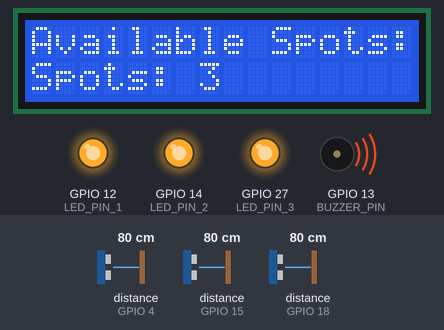
The program below on a simulated ESP32. Shown: 16×2 character LCD, output pins drawn as LEDs (lit = HIGH), buzzer (waves = sounding). Wiring (inferred from the names in the program): 3 × ultrasonic range finder: trigger GPIO 2, echo GPIO 15 / trigger GPIO 5, echo GPIO 4 / trigger GPIO 19, echo GPIO 18. The test bench sets the inputs (shaded band); at power-on: distance to the obstacle (sensors on GPIO 4, GPIO 15, GPIO 18) 80 cm. The echo pulse lasts 58.3 µs per cm; WiFi joins after 1.5 s; servers stay silent unless stated; uploads are accepted with an empty reply; pins used as bus, display or sensor lines are not drawn; what the program prints to the serial monitor is not drawn.

Above: at 2.7 s.
2.8 s: distance to the obstacle (sensor on GPIO 4) set to 2 cm
At 5.3 s:
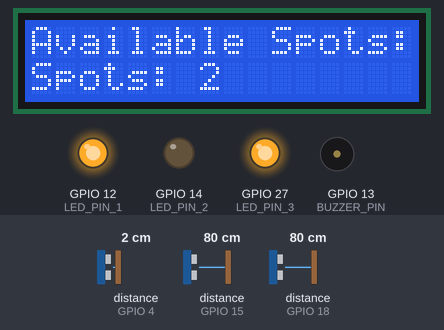
5.5 s: distance to the obstacle (sensor on GPIO 15) set to 7 cm
At 6.39 s:
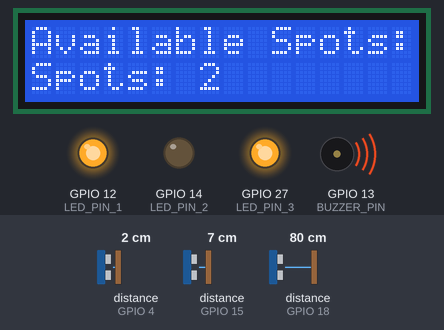
8.2 s: distance to the obstacle (sensor on GPIO 15) set to 4 cm
At 10.0 s:
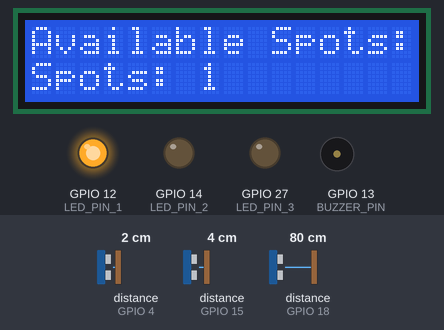
11.0 s: distance to the obstacle (sensor on GPIO 18) set to 2 cm
At 12.94 s:
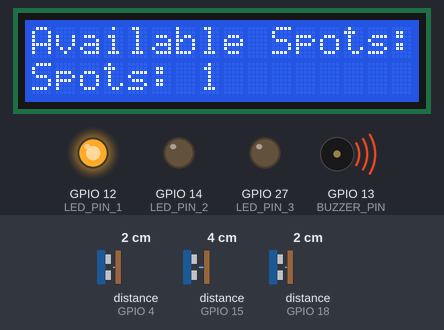
14.0 s: distance to the obstacle (sensor on GPIO 4) set to 4 cm
16.2 s: distance to the obstacle (sensor on GPIO 4) set to 7 cm
At 19.1 s:
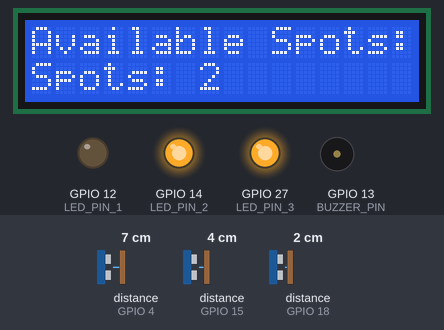
Timing chart, 0 to 25.2 s (numbered marks = the images above; inputs shaded):
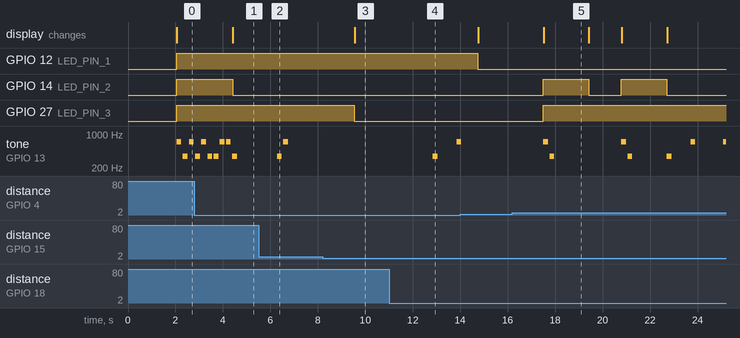

The program:

main.cpp
```cpp
// main.cpp

#include <Arduino.h>
#include "FirebaseModule.h"
#include "UltrasonicModule.h"
#include "BuzzerModule.h"
#include "LEDModule.h"
#include "WiFiModule.h" // Include the Wi-Fi module
#include "TaskModule.h"       // Include the Task module
#include <queue>
#include <LiquidCrystal_I2C.h>
#include <soc/soc.h>
#include <soc/rtc_cntl_reg.h>

// // Set the LCD address to 0x27 for a 16 chars and 2 line display
LiquidCrystal_I2C lcd(0x27, 16, 2);

// // Queue to handle buzzer commands
QueueHandle_t buzzerQueue;

// Queue to handle Google Sheet commands
QueueHandle_t googleSheetQueue;

// Queue to handle LED updates
QueueHandle_t ledQueue;

// // Define buzzer commands
#define COMMAND_PLAY_ENTER 1
#define COMMAND_PLAY_STABLE 2
#define COMMAND_PLAY_LEAVE 3

// // Task handle for buzzer control
TaskHandle_t buzzerTaskHandle = NULL;

// Task handle for Google Sheet control
TaskHandle_t googleSheetTaskHandle = NULL;

// Task handle for LED control
TaskHandle_t ledTaskHandle = NULL;

// // Buzzer Pin
#define BUZZER_PIN 13

// // LED Pins
#define LED_PIN_1 12
#define LED_PIN_2 14
#define LED_PIN_3 27

// // Sensor stability threshold (for stable detection)
const int STABILITY_THRESHOLD = 3;

// // Sensor reading history for stability check
int lastUltrasonicValues[3] = {0, 0, 0};

#define WIFI_SSID "Pongsaky"
#define WIFI_PASSWORD "Pongsakon123"
#define DATABASE_URL "https://embedded-project-aa0e1-default-rtdb.asia-southeast1.firebasedatabase.app/"
#define API_KEY "AIzaSyDX8xSf39GStlRH5UQLTGSy_6Xo0sIqsRE"

void updateLCD(int availableSpots) {
  lcd.setCursor(0, 1);
  lcd.print("Spots: ");
  lcd.print(availableSpots);
}

const float sound_speed = 0.034; // cm/microseconds

float getUltrasonicValue_(int trigPin, int echoPin)
{
  digitalWrite(trigPin, HIGH);
  delayMicroseconds(10);
  digitalWrite(trigPin, LOW);

  long duration = pulseIn(echoPin, HIGH);
  float distance = duration * sound_speed / 2;
  return distance;
}

unsigned long previousMillis = 0;
const long interval = 300; // Interval for sensor readings (1 second)

const int NUM_READINGS = 3; // Number of readings for moving average
float ultrasonic1Readings[NUM_READINGS];
float ultrasonic2Readings[NUM_READINGS];
float ultrasonic3Readings[NUM_READINGS];
int readingIndex = 0;
bool readingsFilled = false;

void setup()
{
  Serial.begin(115200);
  WRITE_PERI_REG(RTC_CNTL_BROWN_OUT_REG, 0); //disable brownout detector

  // // Initialize the LCD
  Wire.begin();
  lcd.begin(16, 2);
  lcd.backlight();
  lcd.print("Available Spots:");

  // // Connect to Wi-Fi
  connectToWiFi(WIFI_SSID, WIFI_PASSWORD);

  // // Initialize Firebase
  initFirebase(API_KEY, DATABASE_URL);

  // // Initialize Ultrasonic sensors
  initUltrasonicSensors();

  // // Initialize Buzzer
  initBuzzer(BUZZER_PIN);

  // // Initialize LEDs
  initLEDs(LED_PIN_1, LED_PIN_2, LED_PIN_3);

  // Create a queue for buzzer commands
  buzzerQueue = xQueueCreate(5, sizeof(int));

  // Create a task for the buzzer
  createBuzzerTask(buzzerQueue, &buzzerTaskHandle);

  // Create a queue for Google Sheet commands
  googleSheetQueue = xQueueCreate(10, sizeof(GoogleSheetParams));

  // Create a task for the Google Sheet
  createGoogleSheetTask(googleSheetQueue, &googleSheetTaskHandle);

  // Create a queue for LED updates
  ledQueue = xQueueCreate(5, sizeof(int));

  // Create a task for the LEDs
  createLEDTask(ledQueue, &ledTaskHandle);

  for (int i = 0; i < NUM_READINGS; i++) {
    ultrasonic1Readings[i] = 0;
    ultrasonic2Readings[i] = 0;
    ultrasonic3Readings[i] = 0;
  }
}

float getSmoothedValue(float* readings) {
  float sum = 0;
  for (int i = 0; i < NUM_READINGS; i++) {
    sum += readings[i];
  }
  return sum / NUM_READINGS;
}

// Array to track car entry and exit for each parking slot
bool carEntered[3] = {false, false, false};
bool carLeft[3] = {false, false, false};

// Array to track the previous state of car entry and exit for each parking slot
bool prevCarEntered[3] = {false, false, false};
bool prevCarLeft[3] = {false, false, false};
long duration;
float distanceCm;

float ultrasonic1Value;
float ultrasonic2Value;
float ultrasonic3Value;

void updateLEDs() {
  int availableSpots = 0;

  if (ultrasonic1Value >= 5) {
    turnOnLED(0);
    availableSpots++;
  } else {
    turnOffLED(0);
  }

  if (ultrasonic2Value >= 5) {
    turnOnLED(1);
    availableSpots++;
  } else {
    turnOffLED(1);
  }

  if (ultrasonic3Value >= 5) {
    turnOnLED(2);
    availableSpots++;
  } else {
    turnOffLED(2);
  }

  xQueueSendToBack(ledQueue, &availableSpots, portMAX_DELAY);
}

void loop()
{
  unsigned long currentMillis = millis();

  if (currentMillis - previousMillis >= interval) {
    previousMillis = currentMillis;

    // Get sensor data from Ultrasonic sensors
    ultrasonic1Value = getUltrasonic1Value();
    ultrasonic2Value = getUltrasonic2Value();
    ultrasonic3Value = getUltrasonic3Value();

    // Store the readings in the arrays
    ultrasonic1Readings[readingIndex] = ultrasonic1Value;
    ultrasonic2Readings[readingIndex] = ultrasonic2Value;
    ultrasonic3Readings[readingIndex] = ultrasonic3Value;

    readingIndex++;
    if (readingIndex >= NUM_READINGS) {
      readingIndex = 0;
      readingsFilled = true;
    }

    // Use smoothed values if readings array is filled
    if (readingsFilled) {
      ultrasonic1Value = getSmoothedValue(ultrasonic1Readings);
      ultrasonic2Value = getSmoothedValue(ultrasonic2Readings);
      ultrasonic3Value = getSmoothedValue(ultrasonic3Readings);
    }

    // Send data to Firebase
    sendSensorData("/ultrasonic/sensor1", ultrasonic1Value);
    sendSensorData("/ultrasonic/sensor2", ultrasonic2Value);
    sendSensorData("/ultrasonic/sensor3", ultrasonic3Value);

    // Reset car entry and exit arrays
    for (int i = 0; i < 3; i++)
    {
      carEntered[i] = false;
      carLeft[i] = false;
    }

    // Check if a car has entered or left
    if (lastUltrasonicValues[0] - ultrasonic1Value > STABILITY_THRESHOLD)
    {
      carEntered[0] = true;
    }
    else if (ultrasonic1Value - lastUltrasonicValues[0] > STABILITY_THRESHOLD)
    {
      carLeft[0] = true;
    }

    if (lastUltrasonicValues[1] - ultrasonic2Value > STABILITY_THRESHOLD)
    {
      carEntered[1] = true;
    }
    else if (ultrasonic2Value - lastUltrasonicValues[1] > STABILITY_THRESHOLD)
    {
      carLeft[1] = true;
    }

    if (lastUltrasonicValues[2] - ultrasonic3Value > STABILITY_THRESHOLD)
    {
      carEntered[2] = true;
    }
    else if (ultrasonic3Value - lastUltrasonicValues[2] > STABILITY_THRESHOLD)
    {
      carLeft[2] = true;
    }

    // Handle car entry and exit
    for (int i = 0; i < 3; i++)
    {
      if (carEntered[i] && !prevCarEntered[i])
      {
        // Car entered - send play enter sound command
        int command = COMMAND_PLAY_ENTER;
        xQueueSendToFront(buzzerQueue, &command, portMAX_DELAY); // Higher priority
        Serial.printf("Car detected in slot %d, playing Enter Car melody...\n", i + 1);

        // Send data to Google Sheet
        GoogleSheetParams params = {1, i + 1};
        xQueueSendToBack(googleSheetQueue, &params, portMAX_DELAY);
      }
      else if (carLeft[i] && !prevCarLeft[i])
      {
        // Car left - send play leave sound command
        int command = COMMAND_PLAY_LEAVE;
        xQueueSendToFront(buzzerQueue, &command, portMAX_DELAY); // Higher priority
        Serial.printf("Car left from slot %d, playing Leave Car melody...\n", i + 1);

        // Send data to Google Sheet
        GoogleSheetParams params = {0, i + 1};
        xQueueSendToBack(googleSheetQueue, &params, portMAX_DELAY);
      }
    }

    // Update last values for stability check
    lastUltrasonicValues[0] = ultrasonic1Value;
    lastUltrasonicValues[1] = ultrasonic2Value;
    lastUltrasonicValues[2] = ultrasonic3Value;

    // Update previous state arrays
    for (int i = 0; i < 3; i++)
    {
      prevCarEntered[i] = carEntered[i];
      prevCarLeft[i] = carLeft[i];
    }

    updateLEDs();
  }
}
```

BuzzerModule.cpp
```cpp
#include "BuzzerModule.h"

// Melody for entry sound (car detected)
int entryMelody[] = {
    NOTE_F4, NOTE_F5};
int entryNoteDurations[] = {
    5, 5};

// Melody for leave sound (car left)
int leaveMelody[] = {
    NOTE_F5, NOTE_F4};
int leaveNoteDurations[] = {
    5, 5};


// Melody for stable sound (distance stable)
int stableMelody[] = {
    NOTE_E4, NOTE_E4, NOTE_E4,                   // Jingle Bells, Jingle Bells
    NOTE_E4, NOTE_E4, NOTE_E4,                   // Jingle all the way
    NOTE_E4, NOTE_G4, NOTE_C4, NOTE_D4, NOTE_E4, // Oh, what fun it is to ride
    NOTE_F4, NOTE_F4, NOTE_F4, NOTE_F4,          // In a one-horse open sleigh
    NOTE_F4, NOTE_E4, NOTE_E4, NOTE_E4, NOTE_E4,
    NOTE_E4, NOTE_D4, NOTE_D4, NOTE_E4, NOTE_D4, NOTE_G4};
int stableNoteDurations[] = {
    8, 8, 4, 8, 8, 4, 8, 8, 8, 8, 4, // First part
    8, 8, 8, 8,                      // Second part
    4, 4, 8, 8, 8, 8, 4, 8, 8, 8, 4  // Third part
};


// Buzzer pin variable
int buzzerPin;

void initBuzzer(int pin)
{
  buzzerPin = pin;
  pinMode(buzzerPin, OUTPUT);
}

// Play the entry sound
void playEntrySound()
{
  int noteCount = sizeof(entryMelody) / sizeof(entryMelody[0]);
  for (int i = 0; i < noteCount; i++)
  {
    int noteDuration = 1000 / entryNoteDurations[i];
    tone(buzzerPin, entryMelody[i], noteDuration);
    int pauseBetweenNotes = noteDuration * 1.30;
    delay(pauseBetweenNotes);
    noTone(buzzerPin);
  }
}

// Play the leave sound
void playLeaveSound() {
  int noteCount = sizeof(leaveMelody) / sizeof(leaveMelody[0]);
  for (int i = 0; i < noteCount; i++) {
    int noteDuration = 1000 / leaveNoteDurations[i];
    tone(buzzerPin, leaveMelody[i], noteDuration);
    int pauseBetweenNotes = noteDuration * 1.30;
    delay(pauseBetweenNotes);
    noTone(buzzerPin);
  }
}

// Play the stable sound
void playStableSound()
{
  int noteCount = sizeof(stableMelody) / sizeof(stableMelody[0]);
  for (int i = 0; i < noteCount; i++)
  {
    int noteDuration = 1000 / stableNoteDurations[i];
    tone(buzzerPin, stableMelody[i], noteDuration);
    int pauseBetweenNotes = noteDuration * 1.30;
    delay(pauseBetweenNotes);
    noTone(buzzerPin);
  }
}

// Stop any sound
void stopBuzzer()
{
  noTone(buzzerPin);
}
```

BuzzerModule.h
```cpp
#ifndef BUZZER_MODULE_H
#define BUZZER_MODULE_H

// Include Arduino and pitch definitions
#include <Arduino.h>
#include "pitches.h"

// Pin definition
extern int buzzerPin;

// Initialize Buzzer
void initBuzzer(int pin);

// Functions to play different sounds
void playEntrySound();
void playLeaveSound();
void playStableSound();
void stopBuzzer();

#endif
```

FirebaseModule.cpp
```cpp
// FirebaseModule.cpp

#include "FirebaseModule.h"

// Define Firebase Data object
FirebaseData fbdo;
FirebaseAuth auth;
FirebaseConfig config;

bool signupOk = false;

void initFirebase(const char* apiKey, const char* databaseUrl) {
  config.api_key = apiKey;
  config.database_url = databaseUrl;

  // Sign up for anonymous authentication
  if (Firebase.signUp(&config, &auth, "", "")){
    Serial.println("Firebase signup successful.");
    signupOk = true;
  } else {
    Serial.printf("Firebase signup error: %s\n", config.signer.signupError.message.c_str());
  }

  Firebase.begin(&config, &auth);
  Firebase.reconnectWiFi(true);
}

bool sendSensorData(const String& path, int value) {
  if (Firebase.RTDB.setInt(&fbdo, path, value)) {
    // Serial.printf("Data sent successfully to %s : %d\n", path.c_str(), value);
    return true;
  } else {
    Serial.printf("Failed to send data to %s : %d\n", path.c_str(), value);
    Serial.println(fbdo.errorReason());
    return false;
  }
}
```

FirebaseModule.h
```cpp
// FirebaseModule.h

#ifndef FIREBASE_MODULE_H
#define FIREBASE_MODULE_H

#include <Firebase_ESP_Client.h>

// Function to initialize Firebase
void initFirebase(const char* apiKey, const char* databaseUrl);

// Function to send data to Firebase
bool sendSensorData(const String& path, int value);

#endif // FIREBASE_MODULE_H
```

LEDModule.cpp
```cpp
#include "LEDModule.h"

// Pin definitions for the LEDs
int ledPins[3];

void initLEDs(int pin1, int pin2, int pin3) {
  ledPins[0] = pin1;
  ledPins[1] = pin2;
  ledPins[2] = pin3;
  for (int i = 0; i < 3; i++) {
    pinMode(ledPins[i], OUTPUT);
    digitalWrite(ledPins[i], LOW); // Ensure the LEDs are off initially
  }
}

void turnOnLED(int index) {
  if (index >= 0 && index < 3) {
    digitalWrite(ledPins[index], HIGH);
  }
}

void turnOffLED(int index) {
  if (index >= 0 && index < 3) {
    digitalWrite(ledPins[index], LOW);
  }
}

void turnOffAllLEDs() {
  for (int i = 0; i < 3; i++) {
    digitalWrite(ledPins[i], LOW);
  }
}
```

LEDModule.h
```cpp
#ifndef LED_MODULE_H
#define LED_MODULE_H

#include <Arduino.h>

// Pin definitions for the LEDs
extern int ledPins[3];

// Initialize the LEDs
void initLEDs(int pin1, int pin2, int pin3);

// Turn on a specific LED
void turnOnLED(int index);

// Turn off a specific LED
void turnOffLED(int index);

// Turn off all LEDs
void turnOffAllLEDs();

#endif // LED_MODULE_H
```

TaskModule.cpp
```cpp
#include "TaskModule.h"
#include "BuzzerModule.h"
#include <HTTPClient.h>

#define COMMAND_PLAY_ENTER 1
#define COMMAND_PLAY_STABLE 2
#define COMMAND_PLAY_LEAVE 3

void buzzerTask(void *param) {
  QueueHandle_t buzzerQueue = (QueueHandle_t)param;
  int command;
  while (true) {
    if (xQueueReceive(buzzerQueue, &command, portMAX_DELAY)) {
      switch (command) {
        case COMMAND_PLAY_ENTER:
          playEntrySound();
          break;
        case COMMAND_PLAY_STABLE:
          playStableSound();
          break;
        case COMMAND_PLAY_LEAVE:
          playLeaveSound();
          break;
      }
    }
  }
}

void createBuzzerTask(QueueHandle_t buzzerQueue, TaskHandle_t* buzzerTaskHandle) {
  xTaskCreate(buzzerTask, "Buzzer Task", 2048, (void*)buzzerQueue, 2, buzzerTaskHandle);
}

void sendDataToGoogleSheet(int entryExit, int park_slot) {
  HTTPClient http;
  String url = "https://script.google.com/macros/s/AKfycbxZ2HxbHJ9qxSsLTtD_fj4tG73LPtJNoVSr4w35lhG6JBzxJRsZ_F_LD8mwbNynV4jXSQ/exec?entryExit=";
  url.concat(String(entryExit));
  url.concat("&park_slot=");
  url.concat(String(park_slot));
  http.begin(url.c_str());
  http.setFollowRedirects(HTTPC_STRICT_FOLLOW_REDIRECTS);
  int httpCode = http.GET();
  if (httpCode > 0) {
    Serial.printf("[HTTP] GET... code: %d\n", httpCode);
    if (httpCode == HTTP_CODE_OK) {
      String payload = http.getString();
      // Serial.println(payload);
      Serial.println(String("Data sent to Google Sheet successfully! : entryExit = ") + String(entryExit) + ", park_slot = " + String(park_slot));
    }
  } else {
    Serial.printf("[HTTP] GET... failed, error: %s\n", http.errorToString(httpCode).c_str());
  }
  http.end();
}

void googleSheetTask(void *param) {
  QueueHandle_t googleSheetQueue = (QueueHandle_t)param;
  GoogleSheetParams params;
  while (true) {
    if (xQueueReceive(googleSheetQueue, &params, portMAX_DELAY)) {
      sendDataToGoogleSheet(params.entryExit, params.park_slot);
    }
  }
}

void createGoogleSheetTask(QueueHandle_t googleSheetQueue, TaskHandle_t* googleSheetTaskHandle) {
  xTaskCreate(googleSheetTask, "GoogleSheet Task", 8192, (void*)googleSheetQueue, 1, googleSheetTaskHandle);
}

void ledTask(void *param) {
  QueueHandle_t ledQueue = (QueueHandle_t)param;
  int availableSpots;
  while (true) {
    if (xQueueReceive(ledQueue, &availableSpots, portMAX_DELAY)) {
      updateLCD(availableSpots);
    }
    vTaskDelay(100 / portTICK_PERIOD_MS); // Adjust the delay as needed
  }
}

void createLEDTask(QueueHandle_t ledQueue, TaskHandle_t* ledTaskHandle) {
  xTaskCreate(ledTask, "LED Task", 2048, (void*)ledQueue, 3, ledTaskHandle); // Highest priority
}
```

TaskModule.h
```cpp
#ifndef TASKMODULE_H
#define TASKMODULE_H

#include <Arduino.h>
#include <queue>

struct GoogleSheetParams {
  int entryExit;
  int park_slot;
};


void createBuzzerTask(QueueHandle_t buzzerQueue, TaskHandle_t* buzzerTaskHandle);
void createGoogleSheetTask(QueueHandle_t googleSheetQueue, TaskHandle_t* googleSheetTaskHandle);
void createLEDTask(QueueHandle_t ledQueue, TaskHandle_t* ledTaskHandle);
void updateLCD(int availableSpots);

#endif // TASKMODULE_H
```

UltrasonicModule.cpp
```cpp
// UltrasonicModule.cpp

#include "UltrasonicModule.h"

// Initialize Ultrasonic sensors
void initUltrasonicSensors() {
    // Set the sensor pins as output/input
    pinMode(TRIG_PIN_1, OUTPUT);
    pinMode(ECHO_PIN_1, INPUT);

    pinMode(TRIG_PIN_2, OUTPUT);
    pinMode(ECHO_PIN_2, INPUT);

    pinMode(TRIG_PIN_3, OUTPUT);
    pinMode(ECHO_PIN_3, INPUT);
}

const float sound_speed = 0.034; // cm/microseconds

// Generic function to get distance from a sensor
float getUltrasonicValue(int trigPin, int echoPin) {
    digitalWrite(trigPin, LOW);
    delayMicroseconds(2);
    digitalWrite(trigPin, HIGH);
    delayMicroseconds(10);
    digitalWrite(trigPin, LOW);

    long long duration = pulseIn(echoPin, HIGH);
    float distance = duration * sound_speed / 2.0;
    return distance;
}

// Function to get distance from Sensor 1
float getUltrasonic1Value() {
    return getUltrasonicValue(TRIG_PIN_1, ECHO_PIN_1);
}

// Function to get distance from Sensor 2
float getUltrasonic2Value() {
    return getUltrasonicValue(TRIG_PIN_2, ECHO_PIN_2);
}

// Function to get distance from Sensor 3
float  getUltrasonic3Value() {
    return getUltrasonicValue(TRIG_PIN_3, ECHO_PIN_3);
}
```

UltrasonicModule.h
```cpp
// UltrasonicModule.h

#ifndef ULTRASONIC_MODULE_H
#define ULTRASONIC_MODULE_H

#include <Arduino.h>

// Pin definitions for the Ultrasonic sensors
#define TRIG_PIN_1 19  // Example pin for Sensor 1
#define ECHO_PIN_1 18  // Example pin for Sensor 1

#define TRIG_PIN_2 5  // Example pin for Sensor 2
#define ECHO_PIN_2 4  // Example pin for Sensor 2

#define TRIG_PIN_3 2  // Example pin for Sensor 3
#define ECHO_PIN_3 15  // Example pin for Sensor 3

// Function to initialize Ultrasonic sensors
void initUltrasonicSensors();

// Functions to get distances from each Ultrasonic sensor
float getUltrasonic1Value();
float getUltrasonic2Value();
float getUltrasonic3Value();

#endif // ULTRASONIC_MODULE_H
```

WiFiModule.cpp
```cpp
#include "WiFiModule.h"

void connectToWiFi(const char* ssid, const char* password) {
  WiFi.begin(ssid, password);
  Serial.print("Connecting to Wi-Fi");
  while (WiFi.status() != WL_CONNECTED) {
    Serial.print(".");
    delay(300);
  }
  Serial.println();
  Serial.print("Connected with IP: ");
  Serial.println(WiFi.localIP());
  Serial.println();
}
```

WiFiModule.h
```cpp
#ifndef WIFIMODULE_H
#define WIFIMODULE_H

#include <WiFi.h>

void connectToWiFi(const char* ssid, const char* password);

#endif // WIFIMODULE_H
```

Source omitted: pitches.h (1875 bytes)

Measured:
- the behaviour switches between 6 and 5 cm on distance to the obstacle (sensor on GPIO 15) (found by bisection; images 2 and 3)
- the behaviour switches between 5 and 6 cm on distance to the obstacle (sensor on GPIO 4) (found by bisection; images 4 and 5)
- after the input at 2.8 s, GPIO 14 (LED_PIN_2): HIGH → LOW after 1.6 s; the display: changes after 1.6 s (image 1)
- after the input at 5.5 s, tone on GPIO 13 (BUZZER_PIN): silent → 349 Hz after 0.79 s, → silent 0.20 s later, → 698 Hz 0.06 s later, → silent 0.20 s later
- after the input at 8.2 s, GPIO 27 (LED_PIN_3): HIGH → LOW after 1.3 s; the display: changes after 1.3 s (image 3)
- after the input at 11.0 s, tone on GPIO 13 (BUZZER_PIN): silent → 349 Hz after 1.8 s, → silent 0.20 s later, → 698 Hz 0.80 s later
- after the input at 16.2 s, GPIO 14 (LED_PIN_2): alternates HIGH for 1.9 s and LOW for 1.4 s, starting after 1.3 s; GPIO 27 (LED_PIN_3): LOW → HIGH after 1.3 s
- by itself, tone on GPIO 13 (BUZZER_PIN): plays 349 Hz for 0.20 s, 698 Hz for 0.20 s, 349 Hz for 0.20 s, 349 Hz for 0.20 s, 698 Hz for 0.20 s, 698 Hz for 0.20 s … (7 notes in this stretch)
